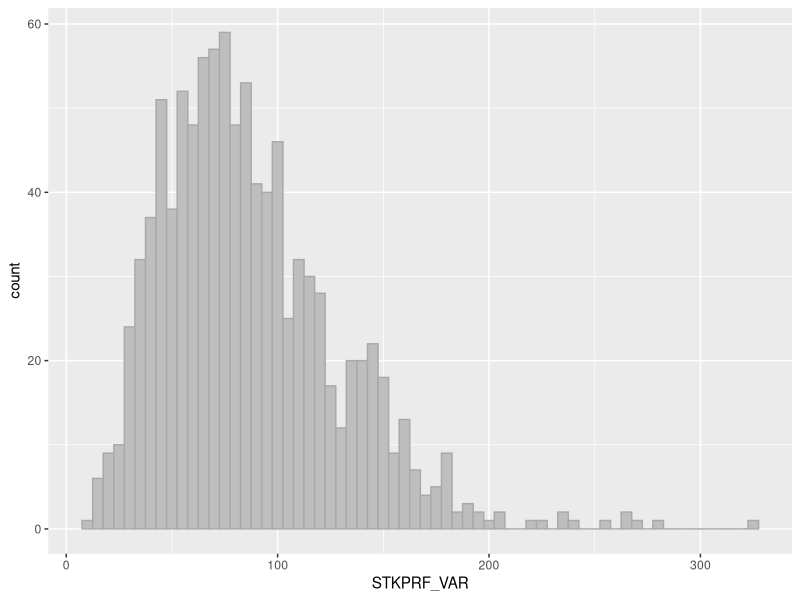

The R script that drew this image:
#simulatie steekproeftrekking
#berekening variantie

library(ggplot2)

#definieer functies voor berekening variantie van een populatie
#geen standaardfunctie in R hiervoor aanwezig
#var() berekend steekproefvariantie (dus met n-1 in de noemer)

pop.var <- function(x){
  sum((x - mean(x))^2)/length(x)
}


#set.seed i.v.m. reproduceerbaarheid
set.seed(20171123)

#1000000 random getallen genereren met normale verdeling
populatie <- rnorm(n = 1000000, mean = 1000, sd = 10)  #variantie = 10^2 = 100
mean(populatie)
pop.var(populatie)

#steekproef trekken (n = 10)
stkprf.getallen <- sample(1:1000000, size = 10)
#skprf.getallen: de volgnummers van de steekproefelementen
stkprf.pop <- populatie[stkprf.getallen] #de eigenlijke steekproef
pop.var(stkprf.pop) #variantie gebaseerd op formule met n in de noemer
#deze laatste drie regels meerdere keren herhalen
#om meerdere steekproeven te trekken
#dit geeft inzicht in de mogelijke steekproefvarianties
#als de populatie verdeling bekend is
#herhalen kan met een for-next-loop in R
#zie hieronder

#met for next-loop groot aantal steekproeven trekken
#steekproefvarianties in een vector plaatsen
stkprf.var <- NULL #initialisatie; vector om resultaten vast te leggen

for (i in 1:1000) {
  stkprf.getallen <- sample(1:1000000, size = 10) 
  stkprf.pop <- populatie[stkprf.getallen]
  v <- pop.var(stkprf.pop)
  stkprf.var <- c(stkprf.var, v)
}

#steekproefvarianties in dataframe
#om ggplot te kunnen gebruiken
df <- data.frame(STKPRF_VAR = stkprf.var)
ggplot(df, aes(x = STKPRF_VAR)) +
  geom_histogram(fill = "gray", col = "darkgray",
                 binwidth = 5)

#gemiddelde waarden van berekende varianties
mean(stkprf.var)


###zelfde procedure, maar nu met n-1 in de noemer
#van de formule voor de steekproefvariantie

